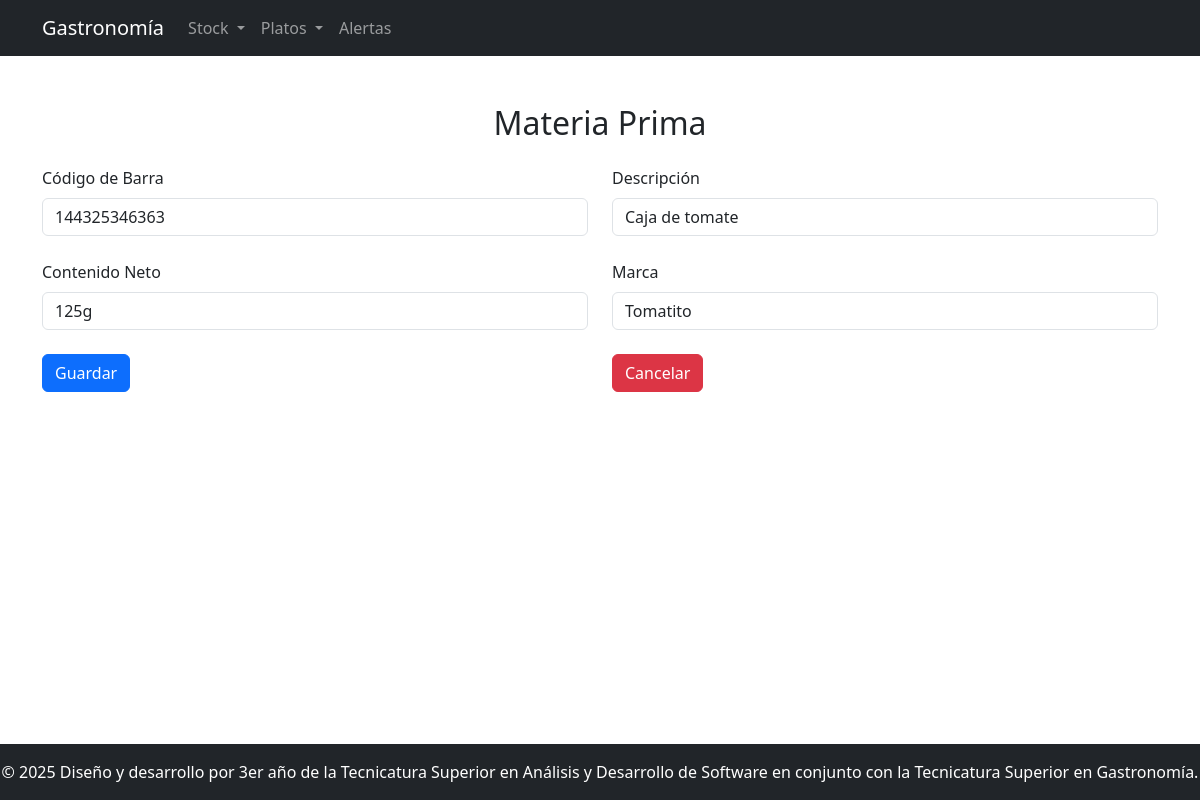
Screenshot of /materia_prima.php?id=4 with the database file from the repository.
### tables this page shows
CREATE TABLE `materia_prima` (
  `id` int(11) NOT NULL,
  `codigo_barra` varchar(200) NOT NULL,
  `descripcion` varchar(200) NOT NULL,
  `contenido_neto` varchar(200) NOT NULL COMMENT 'unidad de medida',
  `marca` varchar(200) NOT NULL,
  `stock_minimo` double NOT NULL,
  `stock_maximo` double NOT NULL
);

### materia_prima.php (the view, shortened to what this page needs)
<?php
include 'conectar.php';
$edicion = false;
$datos = [
    'codigo_barra' => '',
    'descripcion' => '',
    'contenido_neto' => '',
    'marca' => ''
];
if (isset($_GET['id'])) {
    $edicion = true;
    $id = $_GET['id'];
    $sql = "SELECT id, codigo_barra, descripcion, contenido_neto, marca FROM materia_prima WHERE id = ?";
    $stmt = $conexion->prepare($sql);
    $stmt->bind_param("i", $id);
    $stmt->execute();
    $resultado = $stmt->get_result();
    if ($resultado->num_rows > 0) {
        $datos = $resultado->fetch_assoc();
    } else {
        header("Location:materiaprima_lista.php?error=notfound");
        exit;
    }
}
?>
<!DOCTYPE html>
<html lang="es">
<head>
    <link rel='stylesheet' type='text/css' href='css/bootstrap.min.css'>
</head>
<body class="d-flex flex-column min-vh-100">
    <?php
    include 'includes/header.php';
    ?>
    <div class="container mt-5 mb-5 flex-grow-1">
        <h2 class="mb-4 text-center">Materia Prima</h2>
        <form action="<?= $edicion ? 'materiaprima_actualizar.php' : 'materiaprima_guardar.php' ?>" method="POST">
            <div class="row row-cols-1 row-cols-md-2 g-4">
                <div class="col-sm-6">
                    <label for="cod_barra" class="form-label">Código de Barra</label>
                    <input type="text" class="form-control" id="cod_barra" name="cod_barra" placeholder="Ingrese el código de barra" value="<?= htmlspecialchars($datos['codigo_barra']) ?>" required>
                </div>
                <div class="col-sm-6">
                    <label for="descript" class="form-label">Descripción</label>
                    <input type="text" class="form-control" id="descript" name="descript" placeholder="Ingrese la descripción" value="<?= htmlspecialchars($datos['descripcion']) ?>" required>
                </div>
                <div class="col-sm-6">
                    <label for="cont_neto" class="form-label">Contenido Neto</label>
                    <input type="text" class="form-control" id="cont_neto" name="cont_neto" placeholder="Ingrese el contenido neto" value="<?= htmlspecialchars($datos['contenido_neto']) ?>" required>
                </div>
                <div class="col-sm-6">
                    <label for="marca" class="form-label">Marca</label>
                    <input type="text" class="form-control" id="marca" name="marca" placeholder="Ingrese la marca" value="<?= htmlspecialchars($datos['marca']) ?>" required>
                </div>
                <div>
                    <button class="btn btn-primary" type="submit">Guardar</button>
                </div>
                <div>
                    <a href="materiaprima_lista.php" class="btn btn-danger" type="submit">Cancelar</a>
                </div>
            </div>
        </form>
    </div>
    <?php
    include 'includes/footer.php';
    ?>
</body>
</html>

### rows the page displays
materia_prima: cod_barra "144325346363", descript "Caja de tomate", cont_neto "125g", marca "Tomatito"
